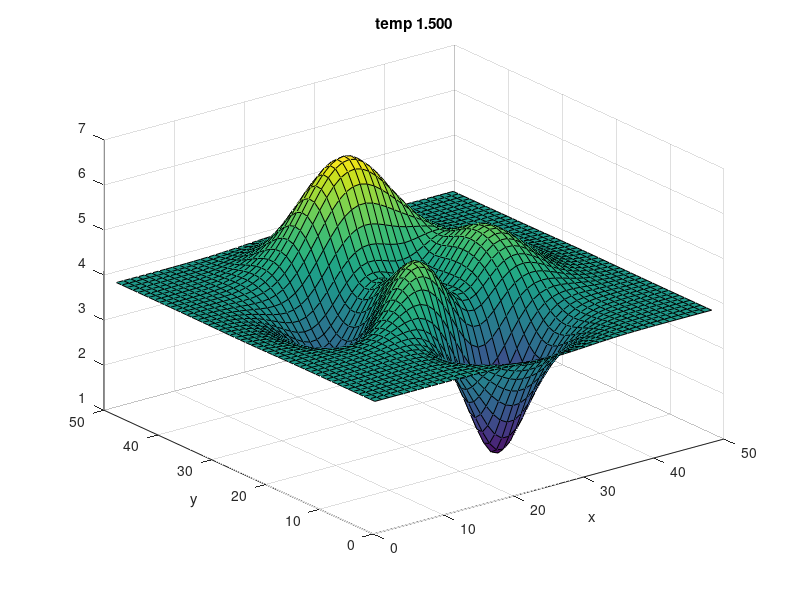
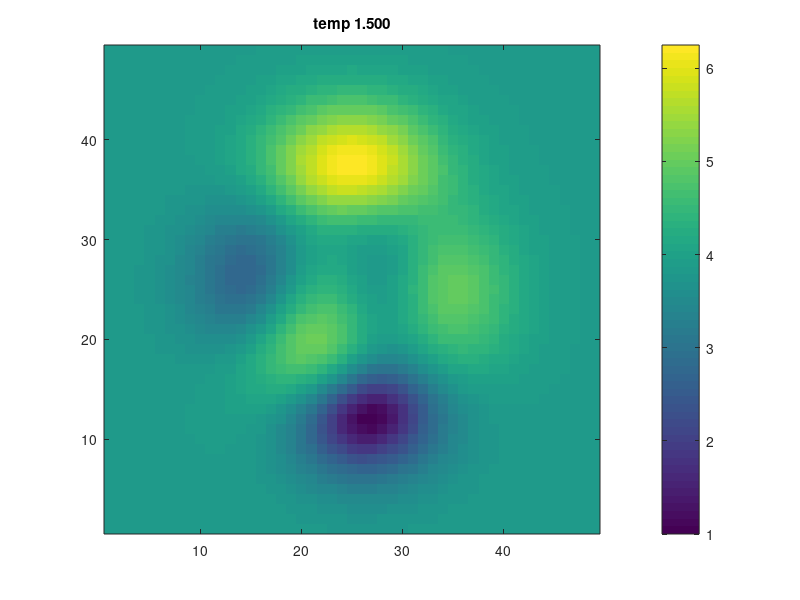
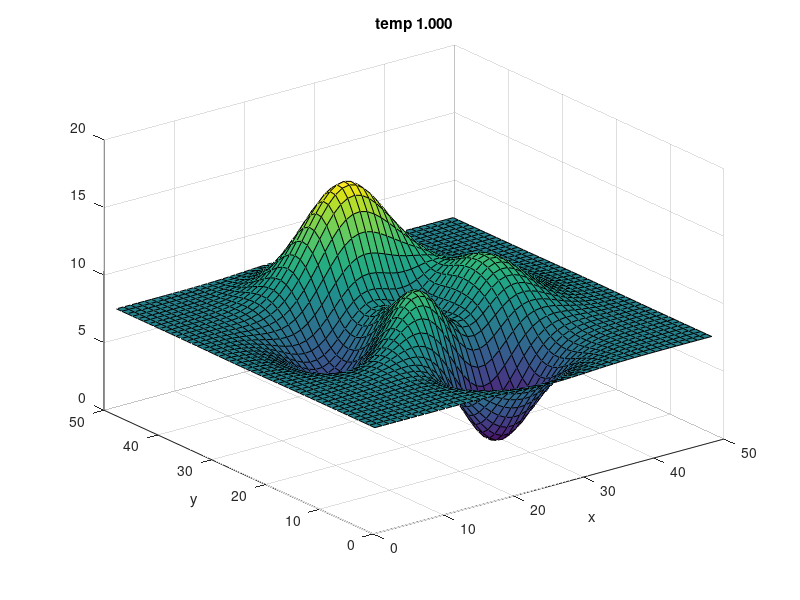
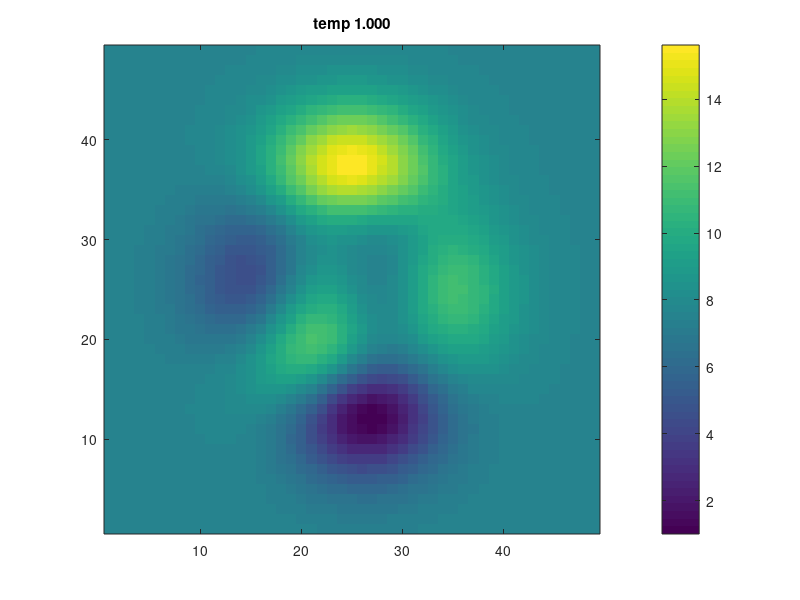

Source code (MATLAB) for these figures, in order: (Note: this script raises an error after producing the figures.)
function [] = demo()
%% Simulated Annealing 
% for finding the global optimum of a peaky 2D surface
% based on Kevin Murphy's saDemoPeaks

clear all; close all;
rng('default');
findMAX = true;

%% generate data
[XX, YY]=meshgrid(1:49,1:49);
Z = peaks; % 49x49 surface
m = min(Z(:));
Zpos = Z+abs(m)+1;

% plot the surface at different temperatures
temps = [1.5, 1, 0.2];
for ti=1:length(temps)
    t = temps(ti);
    Zt = Zpos.^(1/t);
    figure;
    surf(XX,YY,Zt); title(sprintf('temp %5.3f', t));
    xlabel('x'); ylabel('y')    
    if 1
    figure;
    imagesc(Zt); axis xy;
    colorbar; title(sprintf('temp %5.3f', t));    
    end
end

%% find optimum by exhaustive search
M = max(Z(:)); % 8.0752
[row,col] = find(Z==M); % max  row 38, col 25
fprintf('max =%5.3f at r=%d,c=%d\n', M, row, col);
M = min(Z(:)); % -6.54566
[row,col] = find(Z==M); % min  row 12, col 27
fprintf('min =%5.3f at r=%d,c=%d\n', M, row, col);

%% simulated annealing
% initial state is in middle of grid
xinit = [25,25];
Sigma_prop = 2^2 * eye(2);
Nsamples  = 1000;
opts = struct(...
    'proposal', @(x) (x+(gaussSample(zeros(2,1), Sigma_prop, 1))), ...
    'maxIter', Nsamples, ...
    'minIter', Nsamples, ...
    'temp', @(T,iter) (0.995*T), ...
    'verbose', 0);

[xopt, fval, samples, energies, acceptRate, temp] = simAnneal(@target, xinit, opts);

xopt
fval

%% generate plots
figure; plot(temp); title('temperature vs iteration');
figure; plot(energies); title('energy vs iteration')

% plot the histogram of samples
N_bins = 20;
Nsamples = size(samples, 1);
Ns = round(linspace(100, Nsamples, 3));
for i=1:length(Ns)
    T = Ns(i);
    figure;
    hist3(samples(1:T,:), [N_bins N_bins], 'FaceAlpha', 0.65);
    xlabel('x'); ylabel('y')
    title(sprintf('iter %d, temp %5.3f', T, temp(T)));
    set(get(gca, 'child'), 'FaceColor', 'interp', 'CDataMode', 'auto');
    
    if 1
    figure;
    hh= hist3(samples(1:T,:), [N_bins N_bins]);
    imagesc(hh'); axis xy;  colorbar;
    title(sprintf('iter %d, temp %5.3f', T, temp(T)));
    end
end


%% peaks target
function p = target2(xy)
    x = xy(1); y = xy(2);
    p =  3*(1-x).^2.*exp(-(x.^2) - (y+1).^2) ...
         - 10*(x/5 - x.^3 - y.^5).*exp(-x.^2-y.^2) ...
         - 1/3*exp(-(x+1).^2 - y.^2);
    if findMAX, p = -p; end
end

function  p = target(x)
    if findMAX
        Z = -peaks;
    else
        Z = peaks;
    end
    r = round(x(1)); c = round(x(2));
    if r >= 1 && r <= size(Z,1) && c >= 1 && c <= size(Z,2)
        p = Z(r,c);
    else
        p = inf; % invalid
    end
end

end
